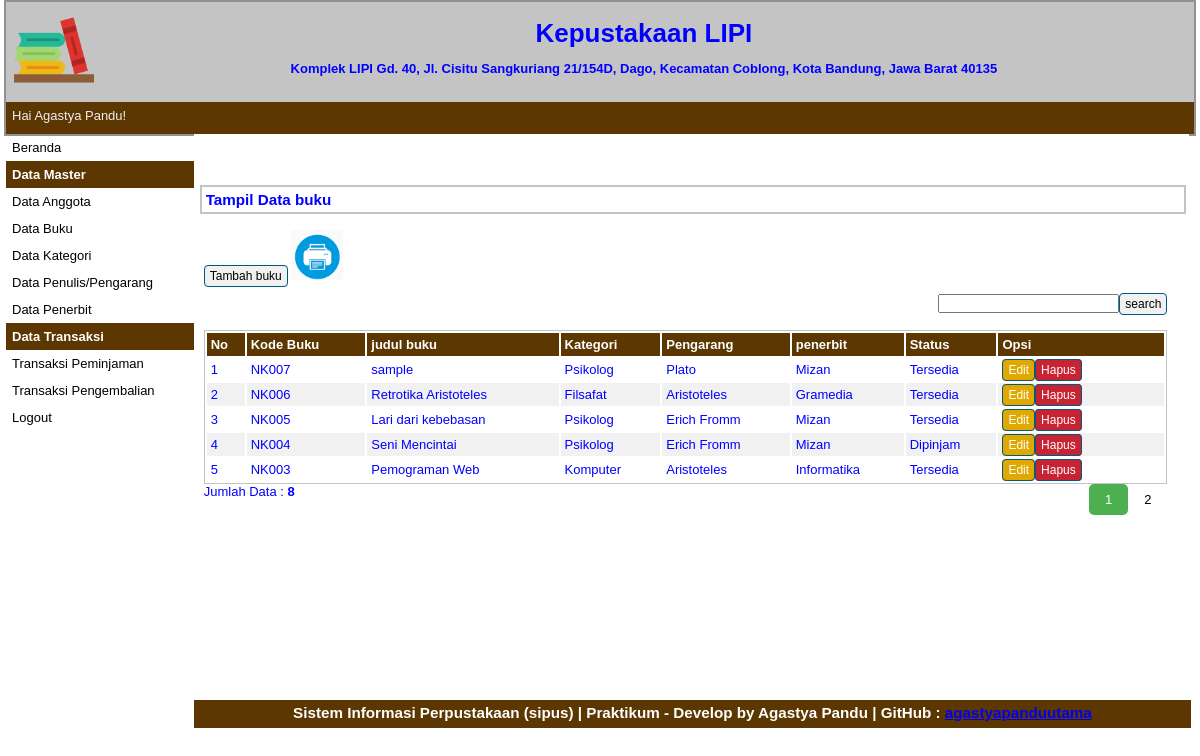
The app's page /index.php?p=buku (signed in) with its own data.
### tables this page shows
CREATE TABLE `tbbuku` (
  `id` int(11) NOT NULL,
  `kode_buku` varchar(10) NOT NULL,
  `judulbuku` varchar(50) NOT NULL,
  `kategori` varchar(50) NOT NULL,
  `pengarang` varchar(40) NOT NULL,
  `penerbit` varchar(40) NOT NULL,
  `status` varchar(10) NOT NULL DEFAULT '0' COMMENT '0 = tidak dipinjam\r\n1 = dipinjam',
  `waktu_dibuat` datetime NOT NULL DEFAULT current_timestamp()
);

CREATE TABLE `tbkategori` (
  `id` int(11) NOT NULL,
  `kode_kategori` varchar(10) NOT NULL,
  `nama_kategori` varchar(50) NOT NULL
);

CREATE TABLE `tbpenulis` (
  `id` int(11) NOT NULL,
  `kode_penulis` varchar(10) NOT NULL,
  `nama_penulis` varchar(50) NOT NULL
);

CREATE TABLE `tbpenerbit` (
  `id` int(11) NOT NULL,
  `kode_penerbit` varchar(10) NOT NULL,
  `nama_penerbit` varchar(50) NOT NULL
);

### pages/buku.php (the view, shortened to what this page needs)
<div id="label-page">
    <h3>Tampil Data buku</h3>
</div>
<div id="content">
    <p id="tombol-tambah-container"><a href="index.php?p=buku-input" class="tombol">Tambah buku</a>
        <a target="_blank" href="pages/cetak_buku.php"><img src="print.png" height="50px" height="50px"></a>
    <FORM CLASS="form-inline" METHOD="POST">
        <div align="right">
            <form method=post>
                <input type="text" name="pencarian"><input type="submit" name="search" value="search" class="tombol">
            </form>
    </FORM>
    </p>
    <br>
    <table id="tabel-tampil">
        <tr>
            <th id="label-tampil-no">No</td>
            <th>Kode Buku</th>
            <th>judul buku</th>
            <th>Kategori</th>
            <th>Pengarang</th>
            <th>penerbit</th>
            <th>Status</th>
            <th id="label-opsi">Opsi</th>
        </tr>
        <?php
        $batas = 5;
        extract($_GET);
        if (empty($hal)) {
            $posisi = 0;
            $hal = 1;
            $nomor = 1;
        } else {
            $posisi = ($hal - 1) * $batas;
            $nomor = $posisi + 1;
        }
        if ($_SERVER['REQUEST_METHOD'] == "POST") {
            echo "Hasil Pencarian dengan Kata Kunci : " . $_POST['pencarian'];
            $pencarian = trim(mysqli_real_escape_string($db, $_POST['pencarian']));
            if ($pencarian != "") {
                $sql = "SELECT tbbuku.*, k.nama_kategori, pen.nama_penulis, per.nama_penerbit FROM tbbuku
                        LEFT JOIN tbkategori k ON k.id = tbbuku.kategori
                        LEFT JOIN tbpenulis pen ON pen.id = tbbuku.pengarang
                        LEFT JOIN tbpenerbit per ON per.id = tbbuku.penerbit
                        WHERE judulbuku LIKE '%$pencarian%'
						OR kode_buku LIKE '%$pencarian%'
						OR nama_penulis LIKE '%$pencarian%'
						OR nama_penerbit LIKE '%$pencarian%'
						OR nama_kategori LIKE '%$pencarian%'
						ORDER BY waktu_dibuat DESC";
                $query = $sql;
                $queryJml = $sql;
            } else {
                $query = "SELECT tbbuku.*, k.nama_kategori, pen.nama_penulis, per.nama_penerbit FROM tbbuku
                        LEFT JOIN tbkategori k ON k.id = tbbuku.kategori
                        LEFT JOIN tbpenulis pen ON pen.id = tbbuku.pengarang
                        LEFT JOIN tbpenerbit per ON per.id = tbbuku.penerbit
                        ORDER BY waktu_dibuat  DESC LIMIT $posisi, $batas ";
                $queryJml = "SELECT * FROM tbbuku";
                $no = $posisi * 1;
            }
        } else {
            $query = "SELECT tbbuku.*, k.nama_kategori, pen.nama_penulis, per.nama_penerbit FROM tbbuku
                        LEFT JOIN tbkategori k ON k.id = tbbuku.kategori
                        LEFT JOIN tbpenulis pen ON pen.id = tbbuku.pengarang
                        LEFT JOIN tbpenerbit per ON per.id = tbbuku.penerbit
                        ORDER BY waktu_dibuat DESC LIMIT $posisi, $batas";
            $queryJml = "SELECT * FROM tbbuku";
        }
        $q_tampil_buku = mysqli_query($db, $query);
        if (mysqli_num_rows($q_tampil_buku) > 0) {
            while ($r_tampil_buku = mysqli_fetch_array($q_tampil_buku)) {
        ?>
                <tr>
                    <td><?php echo $nomor; ?></td>
                    <td><?php echo $r_tampil_buku['kode_buku']; ?></td>
                    <td><?php echo $r_tampil_buku['judulbuku']; ?></td>
                    <td><?php echo $r_tampil_buku['nama_kategori']; ?></td>
                    <td><?php echo $r_tampil_buku['nama_penulis']; ?></td>
                    <td><?php echo $r_tampil_buku['nama_penerbit']; ?></td>
                    <td>
                        <?php if($r_tampil_buku['status'] == 0): ?>
                            Tersedia
                        <?php else:?>
                            Dipinjam
                        <?php endif;?>
                    </td>
                    <td>
                        <div class="tombol-opsi-container"><a href="index.php?p=buku-edit&id=<?php echo $r_tampil_buku['id']; ?>" class="tombol btn btn-warning">Edit</a></div>
                        <div class="tombol-opsi-container"><a href="proses/buku-hapus.php?id=<?php echo $r_tampil_buku['id']; ?>" onclick="return confirm ('Apakah Anda Yakin Akan Menghapus Data Ini?')" class="tombol btn btn-danger">Hapus</a></div>
                    </td>
                </tr>
        <?php $nomor++;
            }
        } else {
            echo "<tr><td colspan=6>Data Tidak Ditemukan</td></tr>";
        } ?>
    </table>
    <?php
    if (isset($_POST['pencarian'])) {
        if ($_POST['pencarian'] != '') {
            echo "<div style=\"float:left;\">";
            $jml = mysqli_num_rows(mysqli_query($db, $queryJml));
            echo "Data Hasil Pencarian: <b>$jml</b>";
            echo "</div>";
        }
    } else { ?>
        <div style="float: left;">
            <?php
            $jml = mysqli_num_rows(mysqli_query($db, $queryJml));
            echo "Jumlah Data : <b>$jml</b>";
            ?>
        </div>
        <div class="pagination">
            <?php
            $jml_hal = ceil($jml / $batas);
            for ($i = 1; $i <= $jml_hal; $i++) {
                if ($i != $hal) {
                    echo "<a href=\"?p=buku&hal=$i\">$i</a>";
                } else {
                    echo "<a class=\"active\">$i</a>";
                }
            }
            ?>
        </div>
    <?php
    }
    ?>
</div>

### style.css (style rules this page uses)
* { margin:0px; padding:0px }
body { font-family:sans-serif; font-size:13px; color:blue; }
.pagination { display: inline-block; }
.pagination a { color: black; float: left; padding: 8px 16px; text-decoration: none; }
.pagination a.active { background-color: #4CAF50; color: white; border-radius: 5px; }
#label-page { margin-top:6px; margin-bottom:6px; margin-left:6px; border:2px solid #C4C4C4; padding:4px; width:97.9%; }
#content { float:left; width:96.8%; min-height:454px; background-image : border:2px solid #C4C4C4; padding:10px; margin-bottom:6px; }
.tombol { border-radius:4px; font-size:12px; text-decoration:none; background-color:#F1F1F1; padding-top:3px; padding-bottom:3px; padding-left:5px; padding-right:5px; border:1px solid #01597E; color:black; }
#tombol-tambah-container { margin-bottom:10px; }
#tabel-tampil { border:1px solid #C4C4C4; width:100%; }
#tabel-tampil tr:nth-child(odd) { background-color:#F1F1F1; }
#tabel-tampil tr th { background-color:#5C3701; color:#FFFFFF; padding:4px; text-align:left; }
#tabel-tampil td { padding:4px; }
#label-tampil-no { width:30px; }
#label-opsi { width:158px; font-weight:bold; }
.tombol-opsi-container { float:left; }
.btn-danger { background-color: #C82333; color: #fff; }
.btn-warning { background-color: #E0A800; color: #fff; }

### records on screen
tbbuku: kode_buku "NK007", judulbuku "sample", tbkategori.nama_kategori "Psikolog", tbpenulis.nama_penulis "Plato", tbpenerbit.nama_penerbit "Mizan", status "Tersedia"
tbbuku: kode_buku "NK006", judulbuku "Retrotika Aristoteles", tbkategori.nama_kategori "Filsafat", tbpenulis.nama_penulis "Aristoteles", tbpenerbit.nama_penerbit "Gramedia", status "Tersedia"
tbbuku: kode_buku "NK005", judulbuku "Lari dari kebebasan", tbkategori.nama_kategori "Psikolog", tbpenulis.nama_penulis "Erich Fromm", tbpenerbit.nama_penerbit "Mizan", status "Tersedia"
tbbuku: kode_buku "NK004", judulbuku "Seni Mencintai", tbkategori.nama_kategori "Psikolog", tbpenulis.nama_penulis "Erich Fromm", tbpenerbit.nama_penerbit "Mizan", status "Dipinjam"
tbbuku: kode_buku "NK003", judulbuku "Pemograman Web", tbkategori.nama_kategori "Komputer", tbpenulis.nama_penulis "Aristoteles", tbpenerbit.nama_penerbit "Informatika", status "Tersedia"

### other values on screen
$_SESSION['nama'] "Agastya Pandu"
$jml "8"
